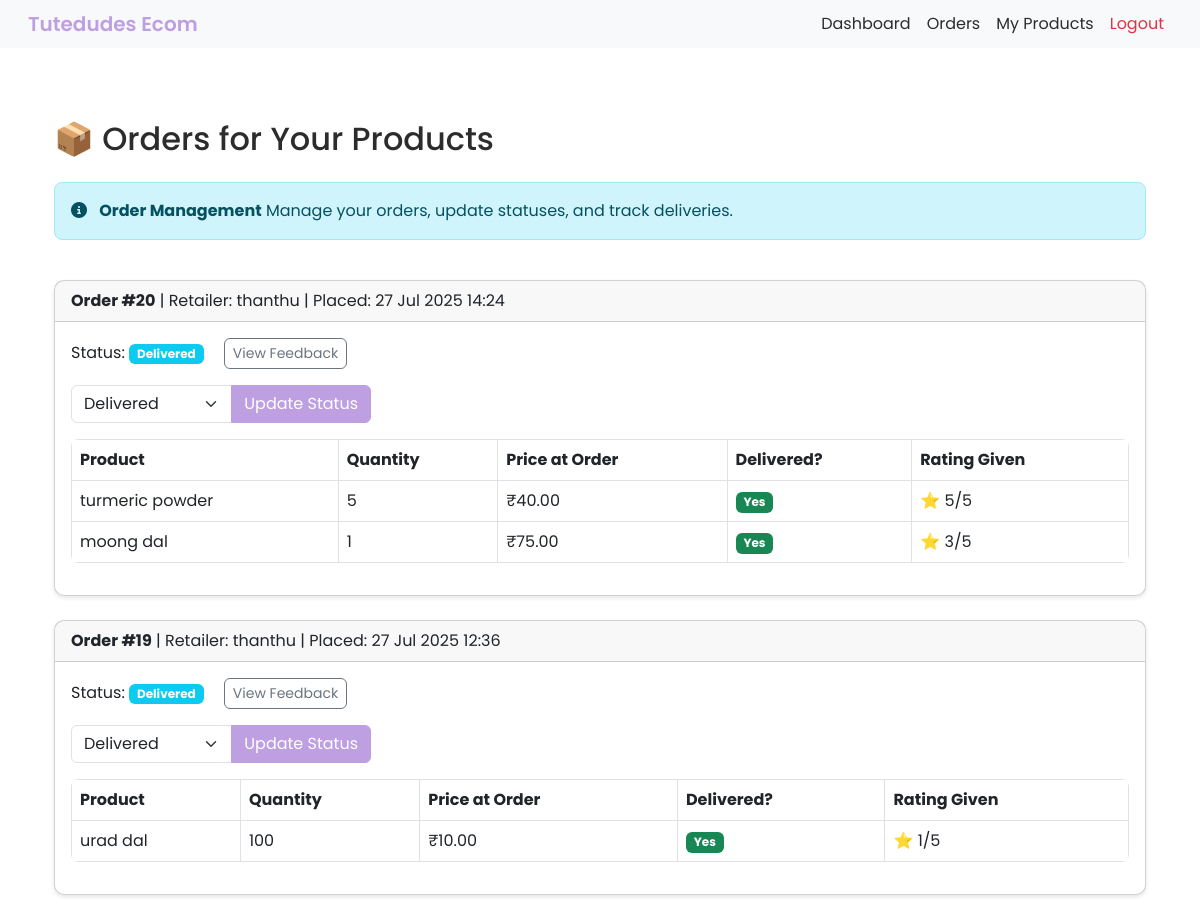
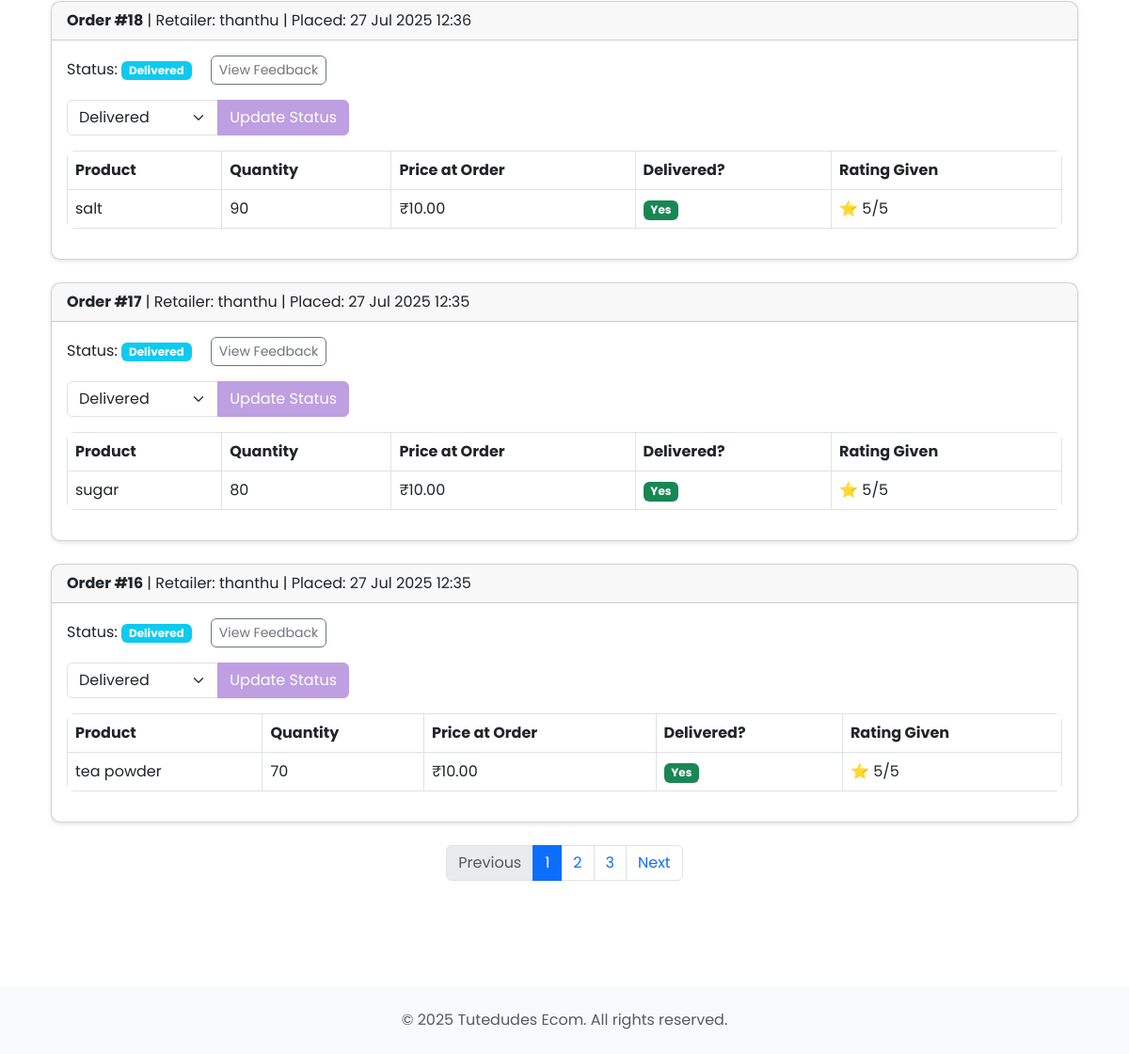
The page /vendor/orders/ (signed in) on the database its author committed (2 pictures, top to bottom).
### ecomApp/models.py (models this page shows, shortened)
class Order(models.Model):
    STATUS_CHOICES = [
        ('pending', 'Pending'),
        ('processing', 'Processing'),
        ('dispatched', 'Dispatched'),
        ('delivered', 'Delivered'),
        ('cancelled', 'Cancelled'),
    ]
    retailer = models.ForeignKey(settings.AUTH_USER_MODEL, on_delete=models.CASCADE, related_name='orders')
    created_at = models.DateTimeField(auto_now_add=True)
    total_price = models.DecimalField(max_digits=10, decimal_places=2)
    status = models.CharField(max_length=20, choices=STATUS_CHOICES, default='pending')

class CustomUser(AbstractUser):
    is_vendor = models.BooleanField(default=False)
    is_retailer = models.BooleanField(default=False)

class OrderItem(models.Model):
    order = models.ForeignKey(Order, on_delete=models.CASCADE, related_name='items')
    product = models.ForeignKey(Product, on_delete=models.CASCADE)
    vendor = models.ForeignKey(settings.AUTH_USER_MODEL, on_delete=models.CASCADE, limit_choices_to={'is_vendor': True}, related_name='order_items', null=True, blank=True)
    quantity = models.PositiveIntegerField()
    price_at_order_time = models.DecimalField(max_digits=10, decimal_places=2)
    delivered = models.BooleanField(default=False)
    added_by = models.CharField(max_length=10, choices=[('AI', 'AI'), ('Manual', 'Manual')], default='Manual')

class Product(models.Model):
    vendor = models.ForeignKey(settings.AUTH_USER_MODEL, on_delete=models.CASCADE, limit_choices_to={'is_vendor': True}, related_name='products')
    category = models.ForeignKey('Category', on_delete=models.SET_NULL, null=True, blank=True, related_name='products')
    name = models.CharField(max_length=255)
    description = models.TextField(blank=True)
    price = models.DecimalField(max_digits=10, decimal_places=2)
    quantity = models.PositiveIntegerField()
    image = models.ImageField(upload_to='product_images/', blank=True, null=True)
    available = models.BooleanField(default=True)
    created_at = models.DateTimeField(auto_now_add=True)
    updated_at = models.DateTimeField(auto_now=True)

### ecomApp/views.py (the view)
# urls.py: path('vendor/orders/', views.vendor_orders, name='vendor_orders'),
@login_required
@user_passes_test(is_vendor, login_url='/')
def vendor_orders(request):
    from .models import OrderItem, Order, Feedback
    order_items = OrderItem.objects.select_related('order', 'product').filter(product__vendor=request.user).order_by('-order__created_at')
    orders_dict = {}
    for item in order_items:
        oid = item.order.id
        if oid not in orders_dict:
            orders_dict[oid] = {
                'order': item.order,
                'retailer': item.order.retailer,
                'items': [],
                'feedbacks': [],
            }
        fb = Feedback.objects.filter(order=item.order, product=item.product).first()
        item.order_rating = fb.rating if fb else None
        orders_dict[oid]['items'].append(item)
        orders_dict[oid]['feedbacks'] = Feedback.objects.filter(order=item.order, vendor=request.user)
    orders_list = list(orders_dict.values())
    from django.core.paginator import Paginator
    paginator = Paginator(orders_list, 5)
    page_number = request.GET.get('page')
    page_obj = paginator.get_page(page_number)
    status_choices = Order.STATUS_CHOICES
    return render(request, 'vendor_orders.html', {
        'page_obj': page_obj,
        'orders': page_obj.object_list,
        'status_choices': status_choices,
    })

### ecomApp/views.py (called while the page is built)
def is_vendor(user):
    return user.is_authenticated and getattr(user, 'is_vendor', False)

### ecomApp/templates/vendor_orders.html (shortened to what this page needs)
{% extends "base.html" %}
{% block content %}
<div class="container py-5">
    <h2 class="mb-4">📦 Orders for Your Products</h2>
    <div class="row mb-4">
        <div class="col-md-12">
            <div class="alert alert-info">
                <i class="fas fa-info-circle me-2"></i>
                <strong>Order Management</strong>
                Manage your orders, update statuses, and track deliveries.
            </div>
        </div>
    </div>
    {% if orders %}
        {% for group in orders %}
        <div class="card mb-4">
            <div class="card-header">
                <strong>Order #{{ group.order.id }}</strong> | Retailer: {{ group.retailer.username }} | Placed: {{ group.order.created_at|date:"d M Y H:i" }}
            </div>
            <div class="card-body">
                <p>Status: <span class="badge bg-info">{{ group.order.get_status_display }}</span>
{% if group.feedbacks %}
<button class="btn btn-outline-secondary btn-sm ms-3" type="button" data-bs-toggle="collapse" data-bs-target="#feedback-{{ group.order.id }}" aria-expanded="false" aria-controls="feedback-{{ group.order.id }}">
    View Feedback
</button>
{% endif %}
</p>
                <form method="post" action="{% url 'update_order_status' group.order.id %}">
                    <div class="input-group mb-3" style="max-width:300px;">
                        <select name="status" class="form-select">
                            {% for value, label in status_choices %}
                                <option value="{{ value }}" {% if group.order.status == value %}selected{% endif %}>{{ label }}</option>
                            {% endfor %}
                        </select>
                        <button type="submit" class="btn btn-primary">Update Status</button>
                    </div>
                </form>
                <table class="table table-bordered">
                    <thead>
                        <tr>
                            <th>Product</th>
                            <th>Quantity</th>
                            <th>Price at Order</th>
                            <th>Delivered?</th>
                            <th>Rating Given</th>
                        </tr>
                    </thead>
                    <tbody>
                        {% for item in group.items %}
                        <tr>
                            <td>{{ item.product.name }}</td>
                            <td>{{ item.quantity }}</td>
                            <td>₹{{ item.price_at_order_time }}</td>
                            <td>
                                {% if item.delivered %}
                                    <span class="badge bg-success">Yes</span>
                                {% else %}
                                    <span class="badge bg-warning text-dark">No</span>
                                {% endif %}
                            </td>
                            <td>
                                {% if item.order_rating %}
                                    ⭐ {{ item.order_rating }}/5
                                {% else %}-{% endif %}
                            </td>
                        </tr>
                        {% endfor %}
                    </tbody>
                </table>
            </div>
        </div>
        {% endfor %}
    {% else %}
        <div class="alert alert-info">No orders for your products yet.</div>
    {% endif %}
{% if page_obj.has_other_pages %}
<nav class="mt-4" aria-label="Orders pagination">
  <ul class="pagination justify-content-center">
    {% if page_obj.has_previous %}
      <li class="page-item"><a class="page-link" href="?page={{ page_obj.previous_page_number }}">Previous</a></li>
    {% else %}<li class="page-item disabled"><span class="page-link">Previous</span></li>{% endif %}
    {% for num in page_obj.paginator.page_range %}
      {% if page_obj.number == num %}
        <li class="page-item active"><span class="page-link">{{ num }}</span></li>
      {% else %}
        <li class="page-item"><a class="page-link" href="?page={{ num }}">{{ num }}</a></li>
      {% endif %}
    {% endfor %}
    {% if page_obj.has_next %}
      <li class="page-item"><a class="page-link" href="?page={{ page_obj.next_page_number }}">Next</a></li>
    {% else %}<li class="page-item disabled"><span class="page-link">Next</span></li>{% endif %}
  </ul>
</nav>
{% endif %}
</div>
{% endblock %}

### ecomApp/static/css/style.css (style rules this page uses)
:root { --color-primary: #BE9FE1; --color-primary-hover: #A98BC9; --color-primary-disabled: rgba(190,159,225,0.8); --color-accent-light: #E1CCEC; --color-accent-medium: #C9B6E4; --color-bg: #FFFFFF; --color-bg-secondary: #F1F1F6; --color-text: #2C2C2C; --color-text-secondary: #6C757D; }
body { font-family: 'Poppins', sans-serif ; }
.btn-primary { background-color: var(--color-primary) ; border-color: var(--color-primary) ; }
.alert { border-radius: 8px; }
.card { border-radius: 10px; box-shadow: 0 2px 4px rgba(0,0,0,0.1); transition: transform 0.2s; }
.table { border-radius: 8px; overflow: hidden; }
.form-control, .form-select { border-radius: 6px; }
.btn { border-radius: 6px; }
body { background: var(--color-bg); color: var(--color-text); }
a { color: var(--color-primary); }
html, body { height: 100%; }
body { display: flex; flex-direction: column; }

### ecomApp/templates/base.html (style rules this page uses)
body { font-family: 'Poppins', sans-serif !important; }

### rows shown on the page
Order: order.id "20", retailer.username "thanthu", order.created_at "27 Jul 2025 14:24", order.status "Delivered", status "Delivered"
OrderItem: product.name "turmeric powder", quantity "5", price_at_order_time "40.00", delivered "Yes", order_rating "5"
OrderItem: product.name "moong dal", quantity "1", price_at_order_time "75.00", delivered "Yes", order_rating "3"
Order: order.id "19", retailer.username "thanthu", order.created_at "27 Jul 2025 12:36", order.status "Delivered", status "Delivered"
OrderItem: product.name "urad dal", quantity "100", price_at_order_time "10.00", delivered "Yes", order_rating "1"
Order: order.id "18", retailer.username "thanthu", order.created_at "27 Jul 2025 12:36", order.status "Delivered", status "Delivered"
OrderItem: product.name "salt", quantity "90", price_at_order_time "10.00", delivered "Yes", order_rating "5"
Order: order.id "17", retailer.username "thanthu", order.created_at "27 Jul 2025 12:35", order.status "Delivered", status "Delivered"
OrderItem: product.name "sugar", quantity "80", price_at_order_time "10.00", delivered "Yes", order_rating "5"
Order: order.id "16", retailer.username "thanthu", order.created_at "27 Jul 2025 12:35", order.status "Delivered", status "Delivered"
OrderItem: product.name "tea powder", quantity "70", price_at_order_time "10.00", delivered "Yes", order_rating "5"

### other values the page prints
{{ num }} "1"
{{ num }} "2" "3"
